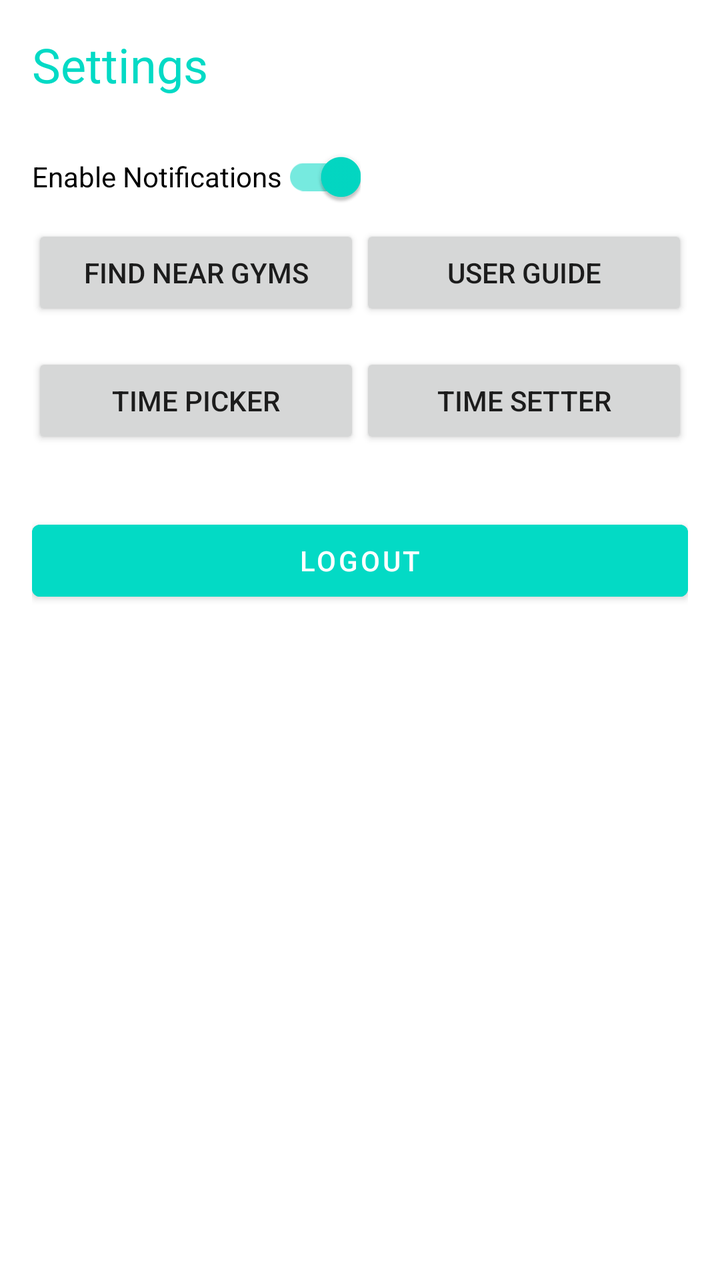
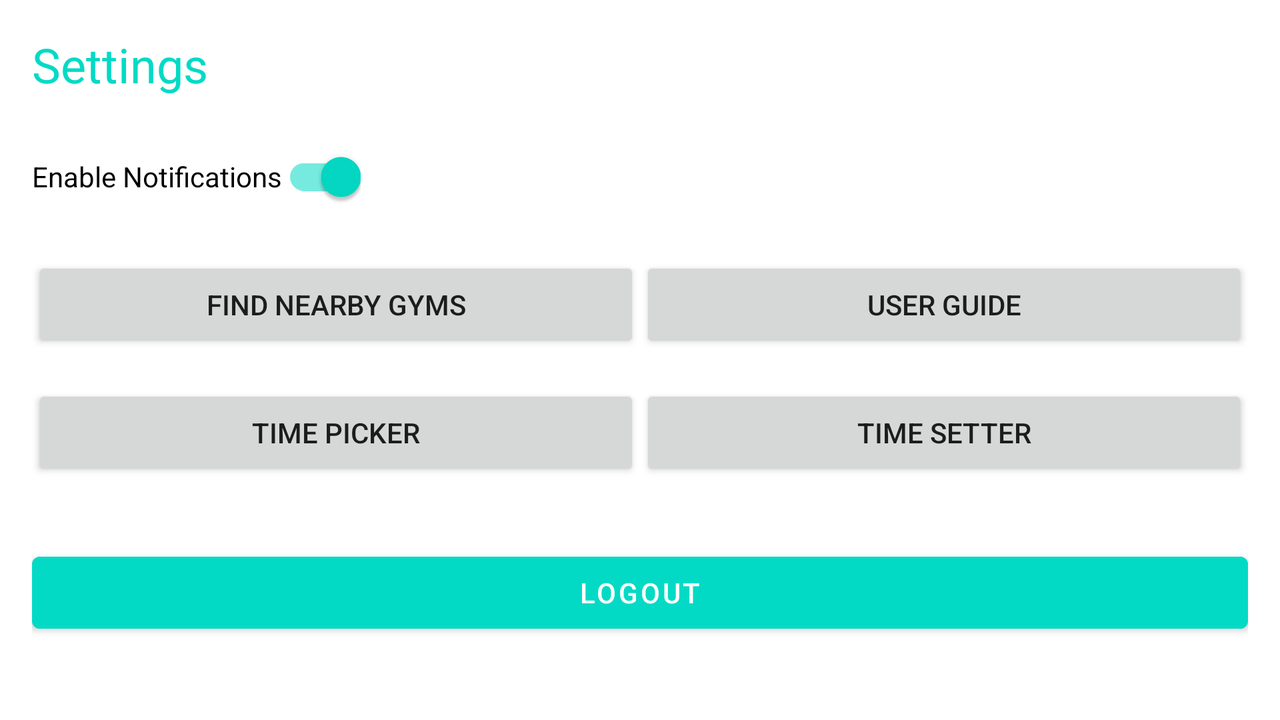

One screen, two layout resources from the same app: the default and the author's alternative for another configuration. Each is rendered where Android would select it; the XML of both is given below.
<!-- AndroidManifest.xml: application theme Theme.MyGymy -->
<!-- res/layout/activity_main.xml -->
<?xml version="1.0" encoding="utf-8"?>
<RelativeLayout xmlns:android="http://schemas.android.com/apk/res/android"
    xmlns:app="http://schemas.android.com/apk/res-auto"
    xmlns:tools="http://schemas.android.com/tools"
    android:layout_width="match_parent"
    android:layout_height="match_parent"
    android:fillViewport="true"
    tools:context=".Settings.Settings"
    tools:ignore="UseSwitchCompatOrMaterialXml">

    <LinearLayout
        android:layout_width="match_parent"
        android:layout_height="wrap_content"
        android:orientation="vertical"
        android:padding="16dp">

        <TextView
            android:id="@+id/settings_title"
            android:layout_width="wrap_content"
            android:layout_height="wrap_content"
            android:layout_marginBottom="16dp"
            android:text="Settings"
            android:textColor="@color/teal_200"
            android:textSize="24sp" />

        <com.google.android.material.switchmaterial.SwitchMaterial
            android:id="@+id/notification_switch"
            android:layout_width="wrap_content"
            android:layout_height="wrap_content"
            android:checked="true"
            android:text="Enable Notifications" />

        <LinearLayout
            android:layout_width="match_parent"
            android:layout_height="wrap_content"
            android:orientation="horizontal"

            android:layout_marginBottom="16dp">

            <Button
                android:id="@+id/find_gym_button"
                android:layout_width="0dp"
                android:layout_height="wrap_content"
                android:layout_weight="1"
                android:text="Find Near Gyms" />

            <Button
                android:id="@+id/user_guide_button"
                android:layout_width="0dp"
                android:layout_height="wrap_content"
                android:layout_weight="1"
                android:text="User Guide" />
        </LinearLayout>

        <LinearLayout
            android:layout_width="match_parent"
            android:layout_height="wrap_content"
            android:orientation="horizontal"
            android:layout_marginBottom="16dp">

            <Button
                android:id="@+id/time_picker"
                android:layout_width="0dp"
                android:layout_height="wrap_content"
                android:layout_weight="1"
                android:text="Time Picker" />

            <Button
                android:id="@+id/time_setter"
                android:layout_width="0dp"
                android:layout_height="wrap_content"
                android:layout_weight="1"
                android:text="Time Setter" />
        </LinearLayout>


        <com.google.android.material.button.MaterialButton
            android:id="@+id/logout"
            android:layout_width="match_parent"
            android:layout_height="wrap_content"
            android:layout_marginTop="16dp"
            android:backgroundTint="@color/teal_200"
            android:text="Logout" />

    </LinearLayout>
</RelativeLayout>
<!-- resources referenced by this layout -->
<resources>
  <style name="Theme.MyGymy" parent="Theme.MaterialComponents.DayNight.NoActionBar">
          
          <item name="colorPrimary">@color/purple_500</item>
          <item name="colorPrimaryVariant">@color/purple_700</item>
          <item name="colorOnPrimary">@color/white</item>
          
          <item name="colorSecondary">@color/teal_200</item>
          <item name="colorSecondaryVariant">@color/teal_700</item>
          <item name="colorOnSecondary">@color/black</item>
          
          <item name="android:statusBarColor" tools:targetApi="l">?attr/colorPrimaryVariant</item>
          
      </style>
</resources>
<!-- res/layout-land/activity_main.xml (the author's variant of the layout above) -->
<!-- drawn on the phone turned sideways -->
<?xml version="1.0" encoding="utf-8"?>
<ScrollView xmlns:android="http://schemas.android.com/apk/res/android"
    xmlns:app="http://schemas.android.com/apk/res-auto"
    xmlns:tools="http://schemas.android.com/tools"
    android:layout_width="match_parent"
    android:layout_height="match_parent"
    android:fillViewport="true"
    tools:context=".Settings.Settings"
    tools:ignore="UseSwitchCompatOrMaterialXml">

    <LinearLayout
        android:layout_width="match_parent"
        android:layout_height="wrap_content"
        android:orientation="vertical"
        android:padding="16dp">

        <TextView
            android:id="@+id/settings_title"
            android:layout_width="wrap_content"
            android:layout_height="wrap_content"
            android:layout_marginBottom="16dp"
            android:text="Settings"
            android:textColor="@color/teal_200"
            android:textSize="24sp" />

        <com.google.android.material.switchmaterial.SwitchMaterial
            android:id="@+id/notification_switch"
            android:layout_width="wrap_content"
            android:layout_height="wrap_content"
            android:checked="true"
            android:text="Enable Notifications" />

        <LinearLayout
            android:layout_width="match_parent"
            android:layout_height="wrap_content"
            android:orientation="horizontal"
            android:layout_marginTop="16dp"
            android:layout_marginBottom="16dp">

            <Button
                android:id="@+id/find_gym_button"
                android:layout_width="0dp"
                android:layout_height="wrap_content"
                android:layout_weight="1"
                android:text="Find Nearby Gyms" />

            <Button
                android:id="@+id/user_guide_button"
                android:layout_width="0dp"
                android:layout_height="wrap_content"
                android:layout_weight="1"
                android:text="User Guide" />
        </LinearLayout>

        <LinearLayout
            android:layout_width="match_parent"
            android:layout_height="wrap_content"
            android:orientation="horizontal"
            android:layout_marginBottom="16dp">

            <Button
                android:id="@+id/time_picker"
                android:layout_width="0dp"
                android:layout_height="wrap_content"
                android:layout_weight="1"
                android:text="Time Picker" />

            <Button
                android:id="@+id/time_setter"
                android:layout_width="0dp"
                android:layout_height="wrap_content"
                android:layout_weight="1"
                android:text="Time Setter" />
        </LinearLayout>



        <com.google.android.material.button.MaterialButton
            android:id="@+id/logout"
            android:layout_width="match_parent"
            android:layout_height="wrap_content"
            android:layout_marginTop="16dp"
            android:backgroundTint="@color/teal_200"
            android:text="Logout" />

    </LinearLayout>
</ScrollView>
